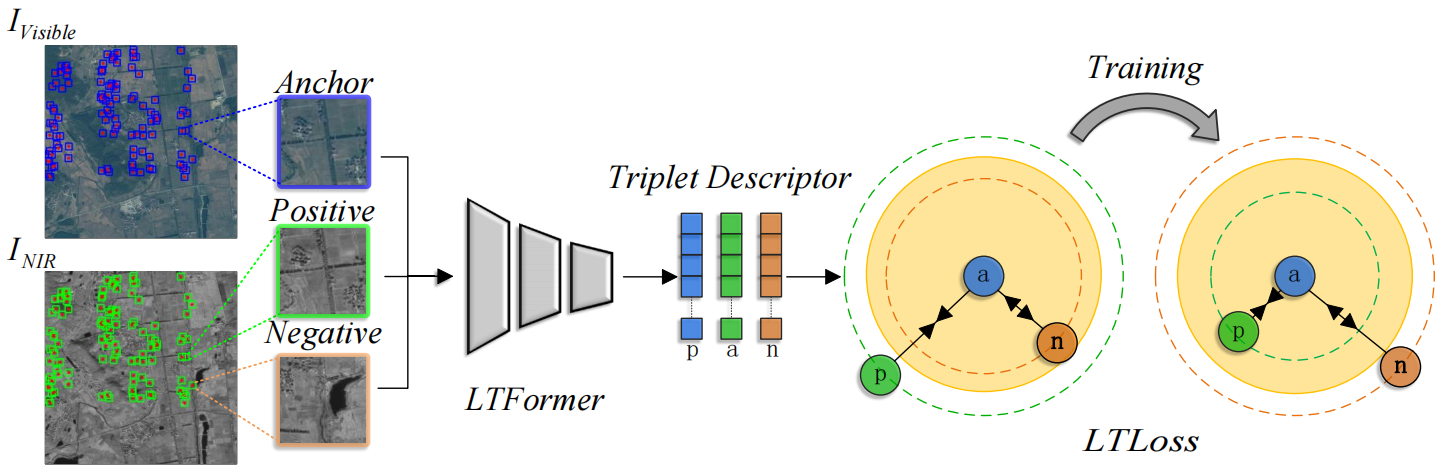
#> input picture pic/Self supervised.png, 1445 x 475 px
$ python -i image_keypoints_extractors.py   (imports and definitions only)
#> lines starting #> are read from the running program, lines starting #| are printed output that depends on the picture
#> further down, picture is the input picture: shape (475, 1445, 3); mean B, G, R 211.4, 221.4, 221.5
import cv2
from scipy.spatial import distance
from scipy.ndimage import zoom
import random
import numpy as np


# [8 lines left out: function enhance_image, not called in this run]


def enhance_image_2(img):
    # 裁剪图像
    # crop_img = img[70:img.shape[0] - 70, 50:img.shape[1] - 50]
    # 对彩色图像进行平滑处理
    # blurred = cv2.blur(crop_img, (5, 5))
    blurred = cv2.blur(img, (5, 5))
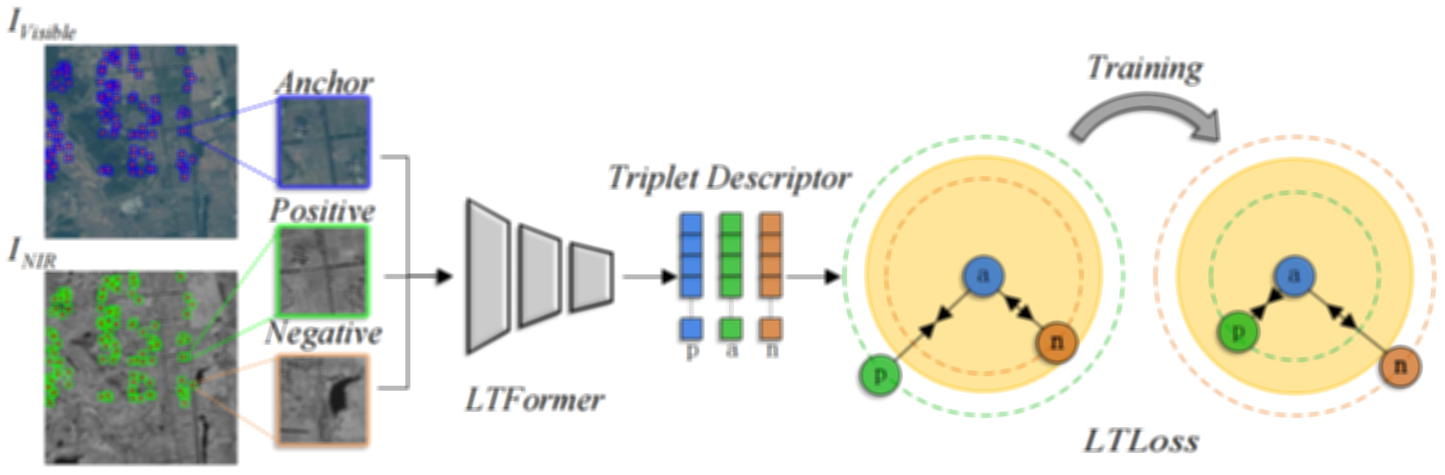
#> blurred: shape (475, 1445, 3); mean B, G, R 211.4, 221.4, 221.5
    # 将平滑后的图像转换为 LAB 色彩空间
    lab = cv2.cvtColor(blurred, cv2.COLOR_BGR2LAB)
#> lab: shape (475, 1445, 3); mean of channels 0, 1, 2 223.5, 127, 132.9
    # 分割 LAB 色彩空间的通道
    l, a, b = cv2.split(lab)
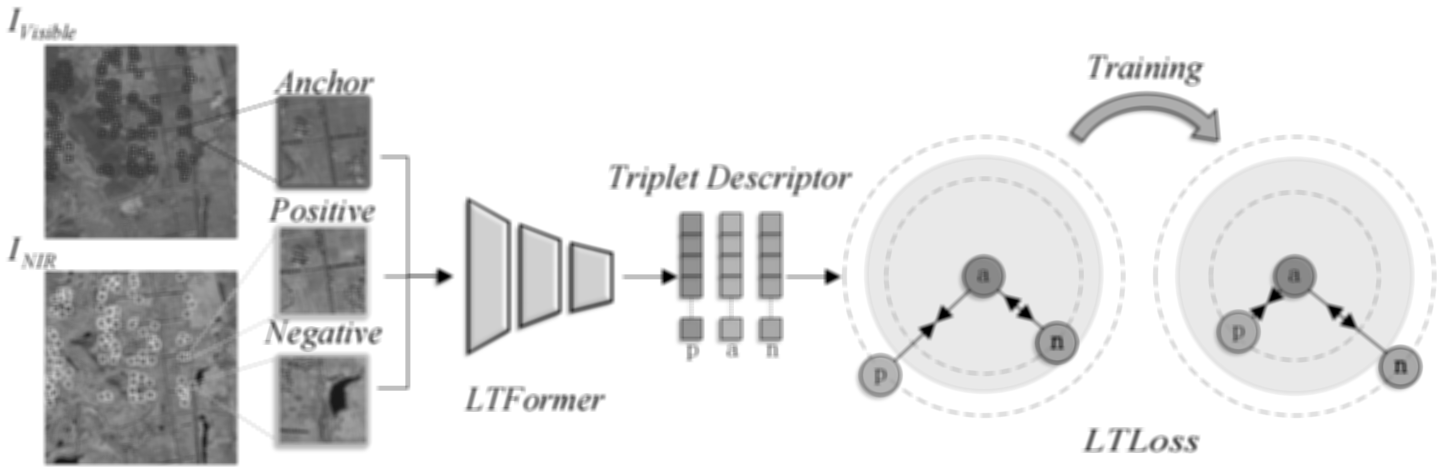
#> l: shape (475, 1445); min 0, max 255, mean 223.5
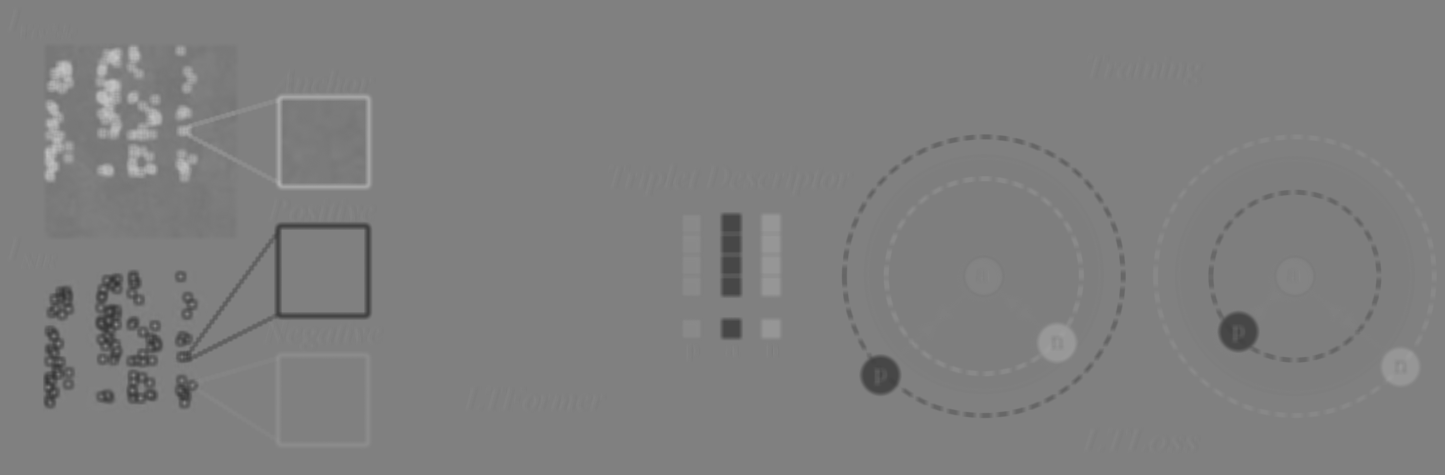
#> a: shape (475, 1445); min 51, max 197, mean 127
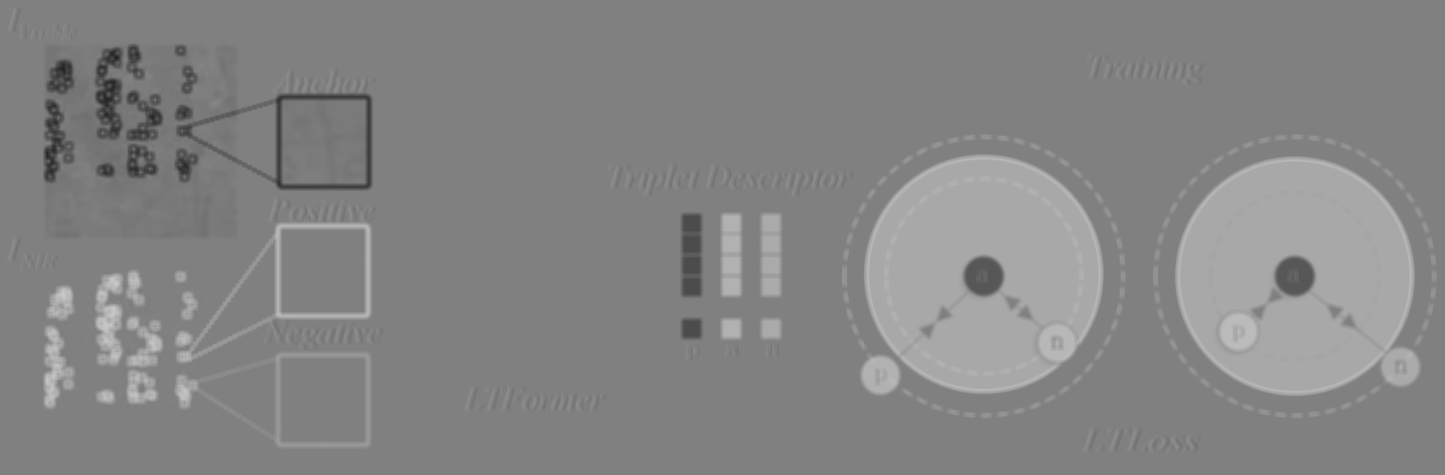
#> b: shape (475, 1445); min 34, max 202, mean 132.9
    # 应用自适应直方图均衡化到 L 通道
    clahe = cv2.createCLAHE(clipLimit=5)
    enhanced_l = clahe.apply(l)
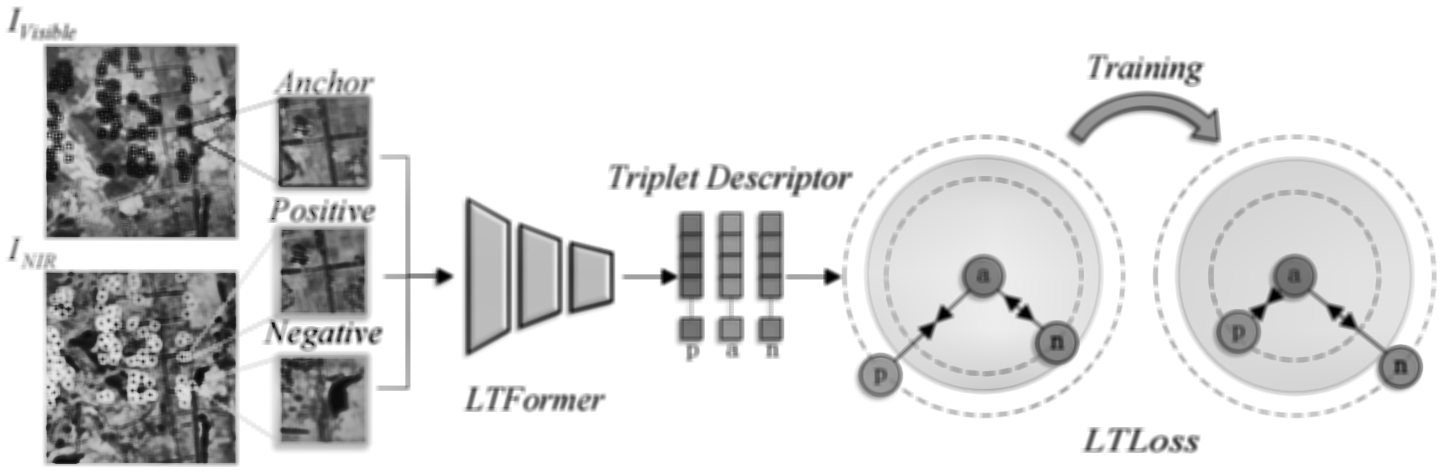
#> enhanced_l: shape (475, 1445); min 1, max 255, mean 218.9
    # 合并增强后的 L 通道和原始 a、b 通道
    enhanced_lab = cv2.merge((enhanced_l, a, b))
#> enhanced_lab: shape (475, 1445, 3); mean of channels 0, 1, 2 218.9, 127, 132.9
    # 转换回 BGR 色彩空间
    enhanced_img = cv2.cvtColor(enhanced_lab, cv2.COLOR_LAB2BGR)
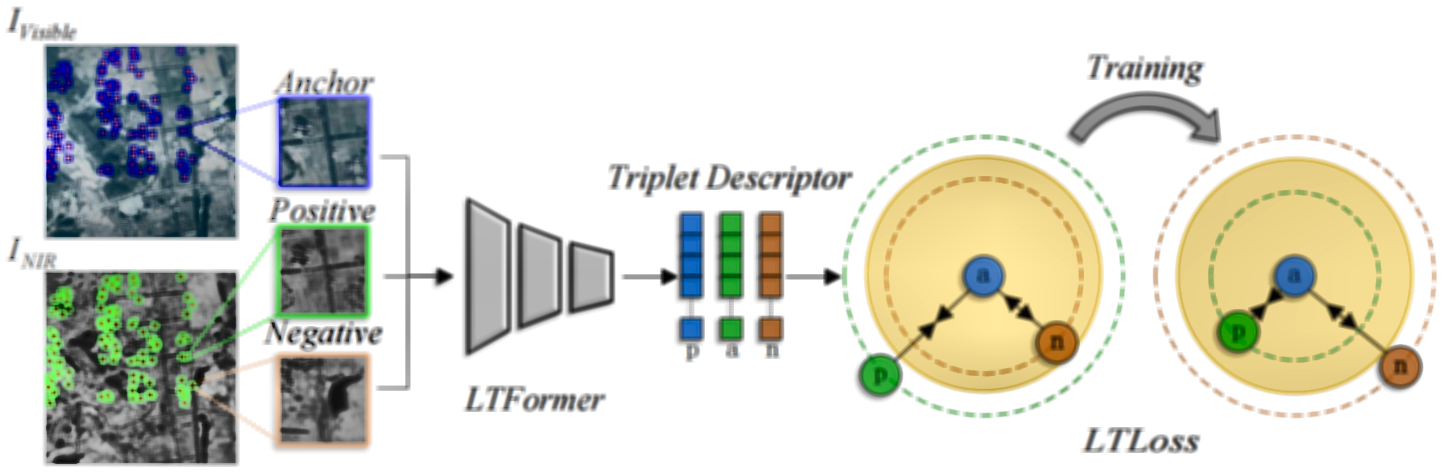
#> enhanced_img: shape (475, 1445, 3); mean B, G, R 206.9, 216.9, 216.5
    return enhanced_img


# [99 lines left out: functions zoom_coordinates, clipped_zoom, extract_image_keypoints, not called in this run]

>>> import cv2
>>> picture = cv2.imread('../../pic/Self supervised.png')
>>> result = enhance_image_2(picture)

$ run again, on pic/compare_2.png
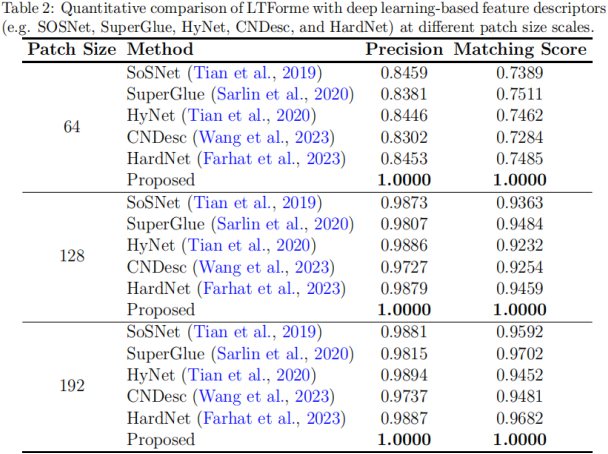
#> input picture pic/compare_2.png, 608 x 454 px
#> picture is the input picture: shape (454, 608, 3); mean B, G, R 239.2, 235.4, 235.3
#> lab: shape (454, 608, 3); mean of channels 0, 1, 2 237.4, 128.8, 126.1
#> in enhance_image_2, `l, a, b = cv2.split(lab)`:
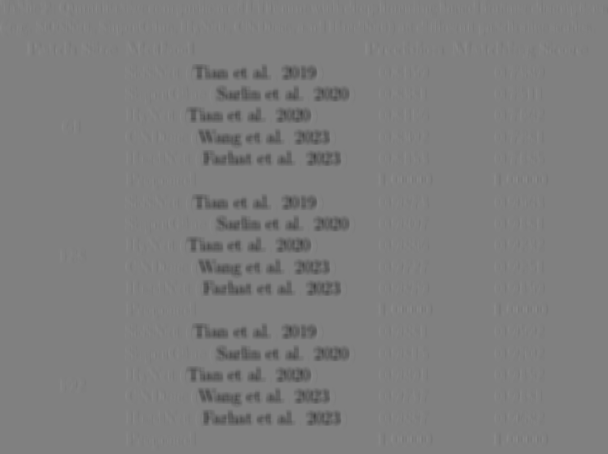
#> b: shape (454, 608); min 67, max 137, mean 126.1
#> enhanced_lab: shape (454, 608, 3); mean of channels 0, 1, 2 216.2, 128.8, 126.1
#> in enhance_image_2, `enhanced_img = cv2.cvtColor(enhanced_lab, cv2.COLOR_LAB2BGR)`:
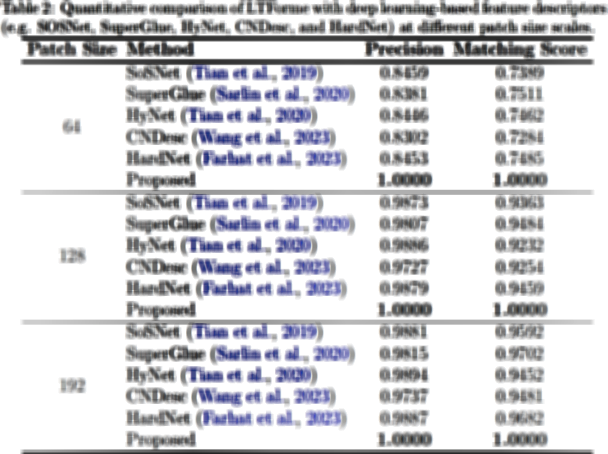
#> enhanced_img: shape (454, 608, 3); mean B, G, R 216.7, 213.2, 213
